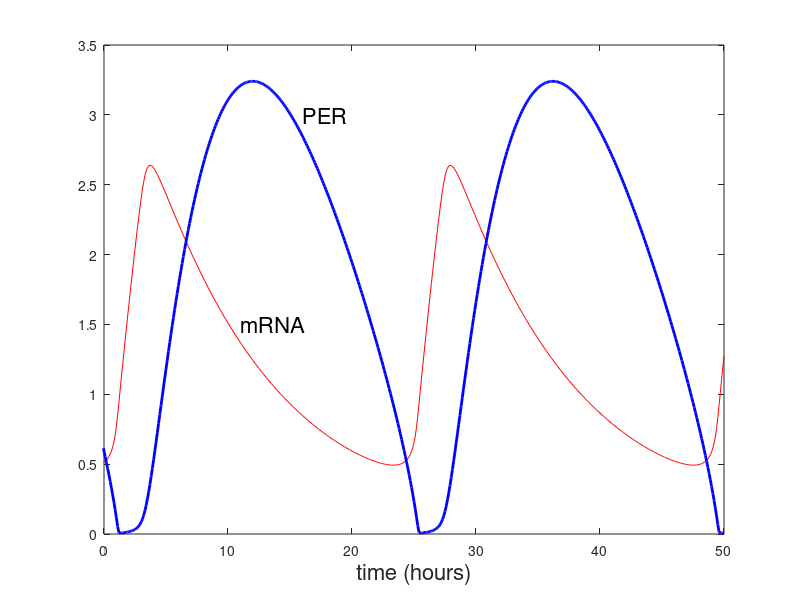
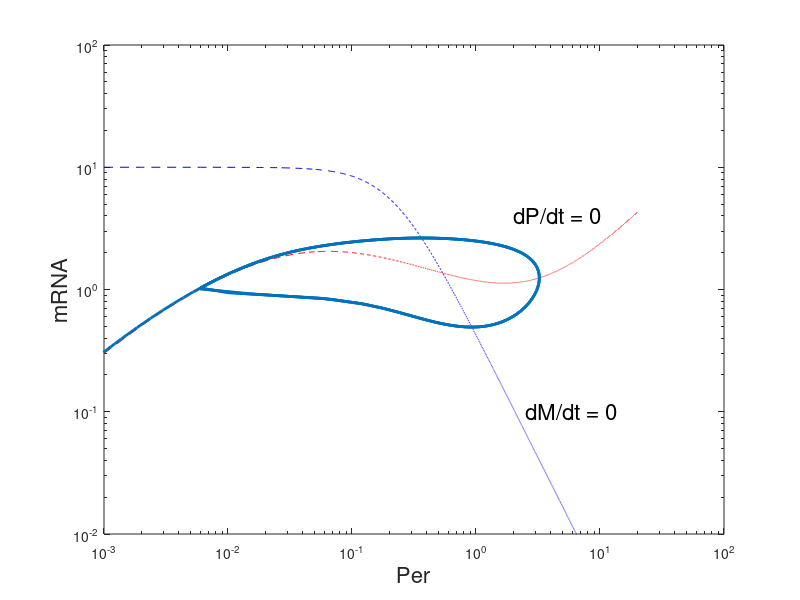

Reproduce these figures in MATLAB, in order.
%this routine solves a system of odes
function circadian_clock
clear
global vm vp km k3 k1 k2 J K A

%specify parameter values
vm = 1;
vp = 0.5;
km = .1;
k3 = .1;
k1 = 10;
k2 = 0.03;
J = 0.05;
K = 200;
A = 0.1;  %Pcrit

P = [ 0.001:.001:20];
q = 2./(1+sqrt(1+8*K*P));
P1 = q.*P;
P2 = ((1-q)/2).*P;

M1  = vm./((1+(P2/A).^2) * km);

M2 =((k1*P1+2*k2*P2)./(J+P)+k3*P)/vp;

%specify the output points
tspan = [-24:.1:50];

%specify initial data

y0 = [0,0];



[T,Y] = ode23(@deRHS,tspan, y0);  
figure(1)
plot(T,Y(:,1),'r',T,Y(:,2),'b','linewidth',2)
xlabel('time (hours)','fontsize',16)
text(16,3,'PER','fontsize',16)
text(11,1.5,'mRNA','fontsize',16)
axis([0 50 0 3.5])
%legend('mRNA','Per')


figure(2)
loglog(P,M1,'b--',P,M2,'r--',Y(:,2),Y(:,1),'linewidth',2)
ylabel('mRNA','fontsize',16)
xlabel('Per','fontsize',16)
text(2.5,.1,'dM/dt = 0','fontsize',16)
text(2,4,'dP/dt = 0','fontsize',16)
axis([.001 100 .01 100])

function F_prime=deRHS(t,y)
global vm vp km k3 k1 k2 J K A

M = y(1);
P = y(2);
q = 2/(1+sqrt(1+8*K*P));
P1 = q*P;
P2 = ((1-q)/2)*P;

Xp = vm/(1+(P2/A)^2) - km*M;

Yp = vp*M-(k1*P1+2*k2*P2)/(J+P)-k3*P;

F_prime = [Xp;Yp];
